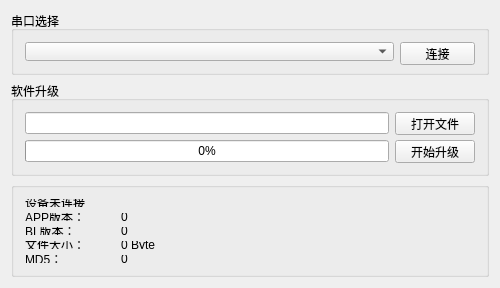
<?xml version="1.0" encoding="UTF-8"?>
<ui version="4.0">
 <class>app1Class</class>
 <widget class="QMainWindow" name="app1Class">
  <property name="geometry">
   <rect>
    <x>0</x>
    <y>0</y>
    <width>500</width>
    <height>288</height>
   </rect>
  </property>
  <property name="minimumSize">
   <size>
    <width>500</width>
    <height>288</height>
   </size>
  </property>
  <property name="maximumSize">
   <size>
    <width>500</width>
    <height>288</height>
   </size>
  </property>
  <property name="windowTitle">
   <string>app1</string>
  </property>
  <widget class="QWidget" name="centralWidget">
   <layout class="QVBoxLayout" name="verticalLayout">
    <item>
     <widget class="QGroupBox" name="groupBox">
      <property name="maximumSize">
       <size>
        <width>16777215</width>
        <height>64</height>
       </size>
      </property>
      <property name="title">
       <string>串口选择</string>
      </property>
      <layout class="QHBoxLayout" name="horizontalLayout_2">
       <item>
        <widget class="QComboBox" name="comboBox"/>
       </item>
       <item>
        <widget class="QPushButton" name="btn_connect">
         <property name="minimumSize">
          <size>
           <width>0</width>
           <height>23</height>
          </size>
         </property>
         <property name="maximumSize">
          <size>
           <width>75</width>
           <height>23</height>
          </size>
         </property>
         <property name="text">
          <string>连接</string>
         </property>
        </widget>
       </item>
      </layout>
     </widget>
    </item>
    <item>
     <widget class="QGroupBox" name="groupBox_2">
      <property name="title">
       <string>软件升级</string>
      </property>
      <layout class="QGridLayout" name="gridLayout">
       <item row="1" column="0">
        <widget class="QProgressBar" name="progressBar">
         <property name="value">
          <number>0</number>
         </property>
        </widget>
       </item>
       <item row="0" column="1">
        <widget class="QPushButton" name="btn_openfile">
         <property name="minimumSize">
          <size>
           <width>0</width>
           <height>23</height>
          </size>
         </property>
         <property name="text">
          <string>打开文件</string>
         </property>
        </widget>
       </item>
       <item row="1" column="1">
        <widget class="QPushButton" name="btn_startUpdate">
         <property name="minimumSize">
          <size>
           <width>0</width>
           <height>23</height>
          </size>
         </property>
         <property name="text">
          <string>开始升级</string>
         </property>
        </widget>
       </item>
       <item row="0" column="0">
        <widget class="QLineEdit" name="lineEdit">
         <property name="sizePolicy">
          <sizepolicy hsizetype="Expanding" vsizetype="Fixed">
           <horstretch>0</horstretch>
           <verstretch>23</verstretch>
          </sizepolicy>
         </property>
        </widget>
       </item>
      </layout>
     </widget>
    </item>
    <item>
     <widget class="QGroupBox" name="groupBox_3">
      <property name="title">
       <string/>
      </property>
      <layout class="QGridLayout" name="gridLayout_2">
       <item row="0" column="0">
        <widget class="QLabel" name="label_3">
         <property name="minimumSize">
          <size>
           <width>90</width>
           <height>0</height>
          </size>
         </property>
         <property name="maximumSize">
          <size>
           <width>80</width>
           <height>16777215</height>
          </size>
         </property>
         <property name="text">
          <string>设备未连接</string>
         </property>
        </widget>
       </item>
       <item row="0" column="1">
        <widget class="QLabel" name="label_stm32ID">
         <property name="text">
          <string/>
         </property>
        </widget>
       </item>
       <item row="1" column="0">
        <widget class="QLabel" name="label_4">
         <property name="text">
          <string>APP版本：</string>
         </property>
        </widget>
       </item>
       <item row="1" column="1">
        <widget class="QLabel" name="label_appVersion">
         <property name="text">
          <string>0</string>
         </property>
        </widget>
       </item>
       <item row="2" column="0">
        <widget class="QLabel" name="label_5">
         <property name="text">
          <string>BL版本：</string>
         </property>
        </widget>
       </item>
       <item row="2" column="1">
        <widget class="QLabel" name="label_blVersion">
         <property name="text">
          <string>0</string>
         </property>
        </widget>
       </item>
       <item row="3" column="0">
        <widget class="QLabel" name="label">
         <property name="maximumSize">
          <size>
           <width>80</width>
           <height>16777215</height>
          </size>
         </property>
         <property name="text">
          <string>文件大小：</string>
         </property>
        </widget>
       </item>
       <item row="3" column="1">
        <widget class="QLabel" name="label_fileSize">
         <property name="text">
          <string>0 Byte</string>
         </property>
        </widget>
       </item>
       <item row="4" column="0">
        <widget class="QLabel" name="label_2">
         <property name="text">
          <string>MD5：</string>
         </property>
        </widget>
       </item>
       <item row="4" column="1">
        <widget class="QLabel" name="label_md5">
         <property name="text">
          <string>0</string>
         </property>
        </widget>
       </item>
      </layout>
     </widget>
    </item>
   </layout>
  </widget>
 </widget>
 <layoutdefault spacing="6" margin="11"/>
 <resources>
  <include location="app1.qrc"/>
 </resources>
 <connections/>
</ui>
